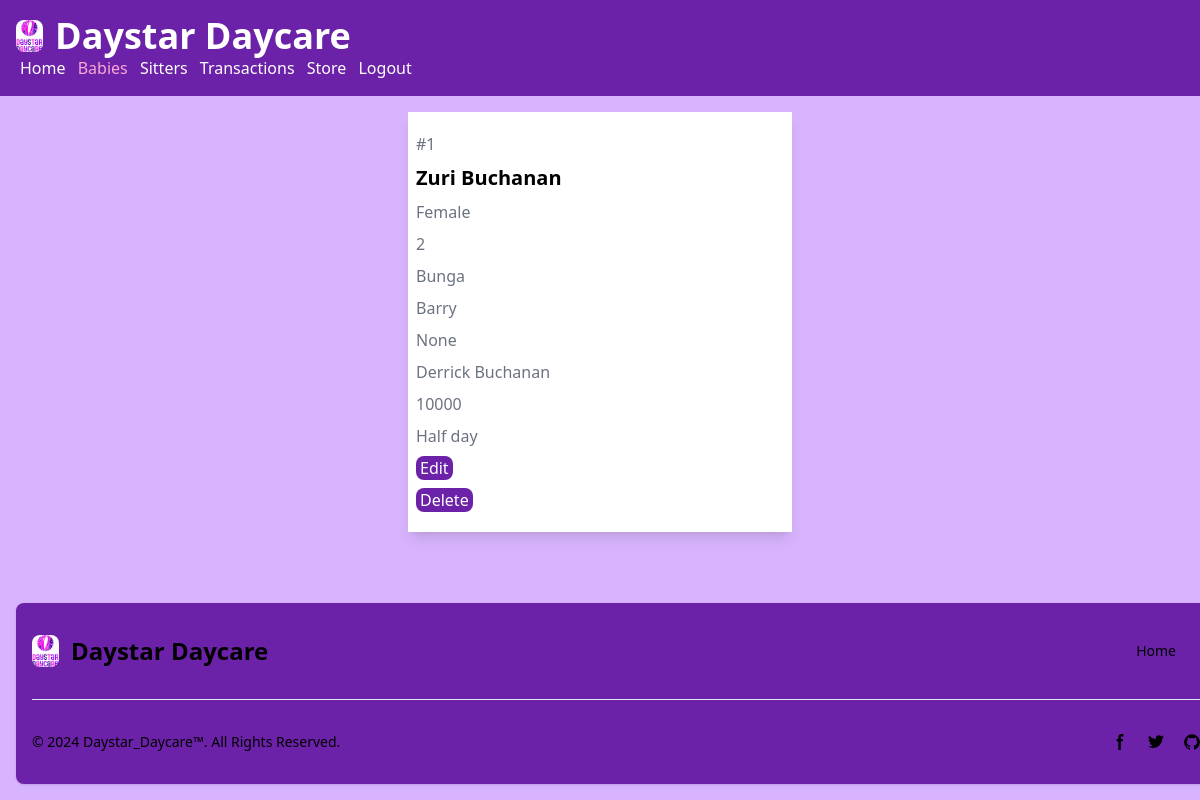
The page /baby/viewbaby/1 on the database its author committed.
### baby_app/models.py (models this page shows, shortened)
class Baby(models.Model):
    name = models.CharField(max_length=100)
    gender = models.CharField(max_length=25)
    age = models.IntegerField()
    location = models.CharField(max_length=200)
    name_dropper = models.CharField(max_length=100)
    time_arrival = models.TimeField()
    name_parents = models.CharField(max_length=100)
    amount_paid = models.IntegerField()
    period_stay = models.CharField(max_length=50)

### baby_app/views.py (the view)
# urls.py: path('viewbaby/<int:baby_id>', views.viewbaby, name='viewbaby'),
def viewbaby(request, baby_id):
    baby = Baby.objects.get(id=baby_id)
    context = {'baby': baby}
    template = loader.get_template('baby_app/viewbaby.html')
    return HttpResponse(template.render(context))

### baby_app/templates/baby_app/viewbaby.html (shortened to what this page needs)
{% load static %}
<!DOCTYPE html>
<html lang="en">
<head>
    <script src="https://cdn.tailwindcss.com"></script>
</head>
<body class="bg-purple-300 flex flex-col h-screen">
    <div class="flex-grow">
        <nav class="flex bg-purple-800 gap-2 p-4 items-center text-white">
            <div>
                <a href="/home" class="flex items-center mb-4 sm:mb-0 space-x-3 rtl:space-x-reverse">
                    <img src="{% static "home_app/images/daystar_logo_2.jpg" %}" class="h-8 rounded-lg" alt="Daystar_Daycare_Logo">
                    <span class="self-center text-4xl font-semibold whitespace-nowrap dark:text-white">Daystar Daycare</span>
                </a>
                <div class="justify-end">
                    <a href="/home" class="px-1">Home</a>
                    <a href="/baby" class="text-pink-300 px-1">Babies</a>
                    <a href="/sitter" class="px-1">Sitters</a>
                    <a href="/baby/transactions" class="px-1">Transactions</a>
                    <a href="/baby/store" class="px-1">Store</a>
                    <a href="/logout" class="px-1">Logout</a>
                </div>
            </div>
        </nav>
        <div class="bg-white m-4 shadow-lg flex flex-col gap-2 max-w-sm mx-auto py-5 px-2">
            <p class="text-gray-500"> #{{ baby.id }} </p>
            <h1 class="font-bold text-xl"> {{ baby.name }} </h1>
            <p class="text-gray-500"> {{ baby.gender }} </p>
            <p class="text-gray-500"> {{ baby.age }} </p>
            <p class="text-gray-500"> {{ baby.location }} </p>
            <p class="text-gray-500"> {{ baby.name_dropper }} </p>
            <p class="text-gray-500"> {{ baby.time_arrival }} </p>
            <p class="text-gray-500"> {{ baby.name_parents }} </p>
            <p class="text-gray-500"> {{ baby.amount_paid }} </p>
            <p class="text-gray-500"> {{ baby.period_stay }} </p>
            <a href="{% url "editbaby" baby.id %}">
                <button type="submit" class="px-1 py-0 bg-purple-800 text-white hover:bg-pink-300 rounded-lg">Edit</button>
            </a>
            <a href="{% url "deletebaby" baby.id %}">
                <button type="submit" class="px-1 py-0 bg-purple-800 text-white hover:bg-pink-300 rounded-lg">Delete</button>
            </a>
        </div>
    </div>
    <footer class="bg-purple-800 rounded-lg shadow dark:bg-gray-900 m-4 fixed-bottom-0 left-0 right-0 w-screen">
        <div class="w-full max-w-screen-xl mx-auto p-4 md:py-8">
            <div class="sm:flex sm:items-center sm:justify-between">
                <a href="/home" class="flex items-center mb-4 sm:mb-0 space-x-3 rtl:space-x-reverse">
                    <img src="{% static "home_app/images/daystar_logo_2.jpg" %}" class="h-8 rounded-lg" alt="Daystar_Daycare_Logo" />
                    <span class="self-center text-2xl font-semibold whitespace-nowrap dark:text-white">Daystar Daycare</span>
                </a>
                <ul class="flex flex-wrap items-center mb-6 text-sm font-medium text-black sm:mb-0 dark:text-gray-400">
                    <li>
                        <a href="/home" class="hover:underline me-4 md:me-6">Home</a>
                    </li>
                </ul>
            </div>
            <hr class="my-6 border-gray-200 sm:mx-auto dark:border-gray-700 lg:my-8" />
            <div class="sm:flex sm:items-center sm:justify-between">
                <span class="text-sm text-black sm:text-center dark:text-gray-400">© 2024 <a href="/home" class="hover:underline">Daystar_Daycare™</a>. All Rights Reserved.
                </span>
                <div class="flex mt-4 sm:justify-center sm:mt-0">
                    <a href="https://www.instagram.com/benjamin_barry65" class="text-black hover:text-gray-900 dark:hover:text-white">
                        <svg class="w-4 h-4" aria-hidden="true" xmlns="http://www.w3.org/2000/svg" fill="currentColor" viewBox="0 0 8 19">
                            <path fill-rule="evenodd" d="M6.135 3H8V0H6.135a4.147 4.147 0 0 0-4.142 4.142V6H0v3h2v9.938h3V9h2.021l.592-3H5V3.591A.6.6 0 0 1 5.592 3h.543Z" clip-rule="evenodd"/>
                        </svg>
                    </a>
                    <a href="https://twitter.com/benjaminbarry__" class="text-black hover:text-gray-900 dark:hover:text-white ms-5">
                    </a>
                    <a href="https://github.com/Benjaminbarry65" class="text-black hover:text-gray-900 dark:hover:text-white ms-5">
                    </a>
                </div>
            </div>
        </div>
    </footer>
</body>
</html>

### rows shown on the page
Baby: id "1", name "Zuri Buchanan", gender "Female", age "2", location "Bunga", name_dropper "Barry", time_arrival "None", name_parents "Derrick Buchanan", amount_paid "10000", period_stay "Half day"
